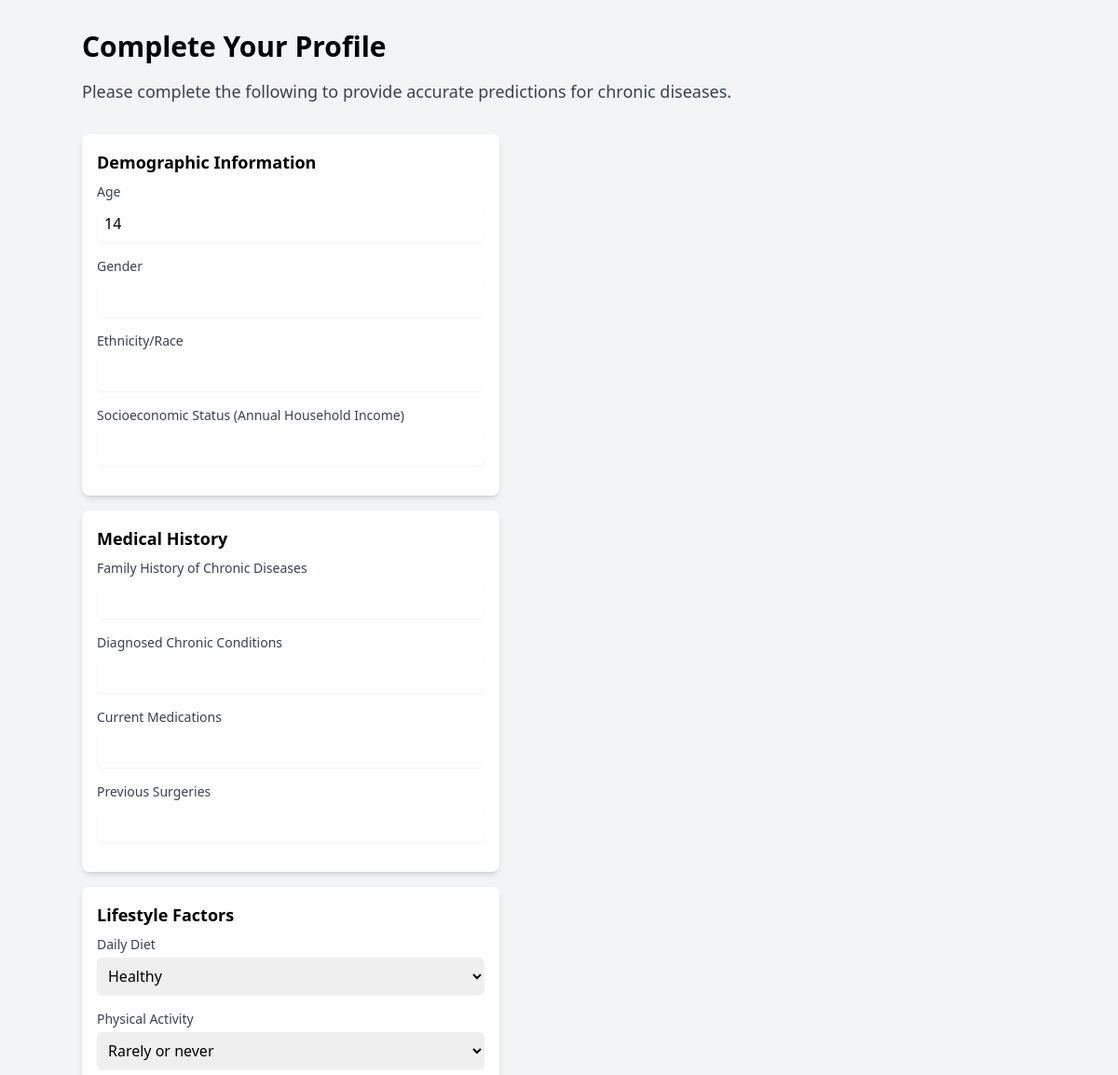
The app's page /users/complete-profile/ (signed in, upper part), older data.
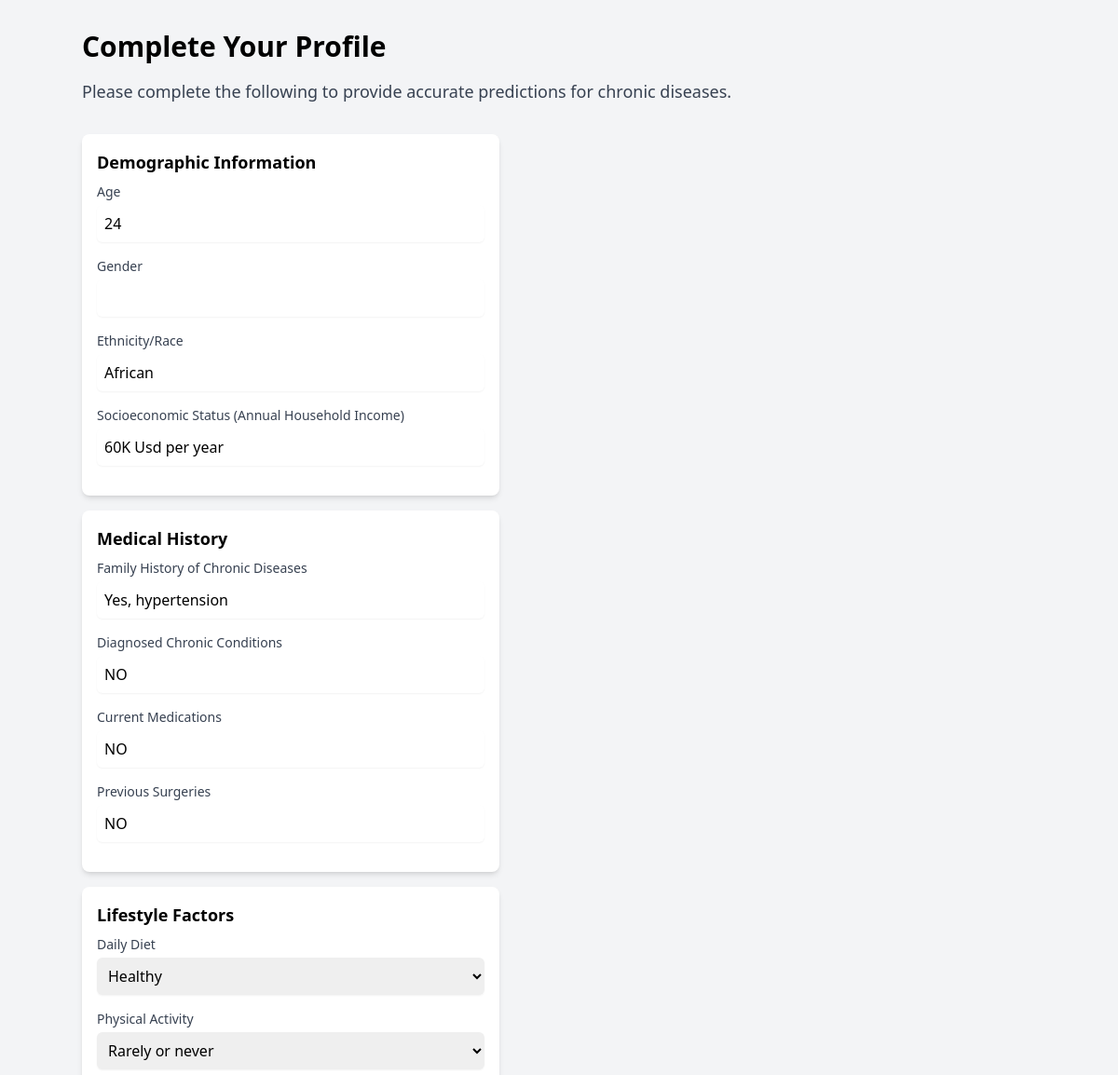
The same page, newer data.
### apps/users/models.py (models this page shows, shortened)
class UserProfile(models.Model):
    user = models.OneToOneField(User, on_delete=models.CASCADE)
    age = models.PositiveIntegerField()
    sex = models.CharField(max_length=10)
    ethnicity_race = models.CharField(max_length=100, blank=True)
    socioeconomic_status = models.CharField(max_length=100, blank=True)
    family_history_chronic_diseases = models.TextField(blank=True)
    diagnosed_chronic_conditions = models.TextField(blank=True)
    medications = models.TextField(blank=True)
    surgeries = models.TextField(blank=True)
    typical_daily_diet = models.CharField(max_length=50, blank=True)
    physical_activity_frequency = models.CharField(max_length=50, blank=True)
    smoking_habits = models.CharField(max_length=100, blank=True)
    alcohol_consumption = models.CharField(max_length=100, blank=True)
    recreational_drug_use = models.CharField(max_length=100, blank=True)
    stress_management_methods = models.CharField(max_length=100, blank=True)
    height = models.DecimalField(max_digits=5, decimal_places=2)
    weight = models.DecimalField(max_digits=5, decimal_places=2)
    blood_pressure = models.CharField(max_length=20, blank=True)
    cholesterol_levels = models.CharField(max_length=20, blank=True)
    blood_glucose_levels = models.CharField(max_length=20, blank=True)
    air_pollution_exposure = models.BooleanField(default=False)
    occupational_hazards = models.BooleanField(default=False)
    clean_drinking_water_access = models.BooleanField(default=True)
    genetic_conditions = models.TextField(blank=True)
    genetic_testing_results = models.TextField(blank=True)
    medical_compliance = models.CharField(max_length=20, blank=True)
    health_literacy = models.CharField(max_length=20, default='Moderate')
    mental_health_diagnosis = models.TextField(blank=True)
    social_support_network = models.TextField(blank=True)
    occupation = models.CharField(max_length=100, blank=True)
    work_stress = models.TextField(blank=True)
    last_checkup = models.DateField(null=True, blank=True)  # Changed default value to null
    cancer_screening = models.TextField(blank=True)
    residential_area = models.CharField(max_length=100, blank=True)
    access_to_healthcare = models.BooleanField(default=True)
    additional_comments = models.TextField(blank=True)

### apps/users/views.py (the view)
# urls.py: path('complete-profile/', views.complete_profile, name='complete_profile'),
@login_required
def complete_profile(request):
    try:
        profile = request.user.userprofile
    except UserProfile.DoesNotExist:
        profile = UserProfile(user=request.user)
    if request.method == 'POST':
        form = ProfileForm(request.POST, instance=profile)
        if form.is_valid():
            profile = form.save()
            return redirect('users:profile')
    else:
        form = ProfileForm(instance=profile)
    return render(request, 'users/complete_profile.html', {'form': form})

### apps/users/forms.py
class ProfileForm(forms.ModelForm):
    class Meta:
        model = UserProfile
        fields = ['age', 'sex', 'ethnicity_race', 'socioeconomic_status', 'family_history_chronic_diseases', 'diagnosed_chronic_conditions', 'medications', 'surgeries', 'typical_daily_diet', 'physical_activity_frequency', 'smoking_habits', 'alcohol_consumption', 'recreational_drug_use', 'stress_management_methods', 'height', 'weight', 'blood_pressure', 'cholesterol_levels', 'blood_glucose_levels', 'air_pollution_exposure', 'occupational_hazards', 'clean_drinking_water_access', 'genetic_conditions', 'genetic_testing_results', 'medical_compliance', 'health_literacy', 'mental_health_diagnosis', 'social_support_network', 'occupation', 'work_stress', 'last_checkup', 'cancer_screening', 'residential_area', 'access_to_healthcare', 'additional_comments']

### apps/users/templates/users/complete_profile.html (shortened to what the changed rows need)
<!DOCTYPE html>
<html lang="en">
<head>
    <script src="https://cdn.tailwindcss.com"></script>
</head>
<body class="bg-gray-100">
    <div class="container mx-auto mt-8">
        <h1 class="text-3xl font-semibold mb-4">Complete Your Profile</h1>
        <form method="post" class="max-w-md" action="{% url 'users:complete_profile' %}">
            <div class="bg-white rounded-lg shadow-md p-4 mb-4">
                <h2 class="text-lg font-semibold mb-2">Demographic Information</h2>
                <div class="mb-4 {% if form.age.errors %}border border-red-500{% endif %}">
                    <label for="id_age" class="block text-sm font-medium text-gray-700">Age</label>
                    <input type="number" id="id_age" name="age" class="mt-1 p-2 block w-full rounded-md border-gray-300 shadow-sm focus:border-indigo-500 focus:ring focus:ring-indigo-200 focus:ring-opacity-50" value="{{ form.age.value }}">
                </div>
                <div class="mb-4 {% if form.ethnicity_race.errors %}border border-red-500{% endif %}">
                    <label for="id_ethnicity" class="block text-sm font-medium text-gray-700">Ethnicity/Race</label>
                    <input type="text" id="id_ethnicity" name="ethnicity_race" class="mt-1 p-2 block w-full rounded-md border-gray-300 shadow-sm focus:border-indigo-500 focus:ring focus:ring-indigo-200 focus:ring-opacity-50" value="{{ form.ethnicity_race.value }}">
                </div>
                <div class="mb-4 {% if form.socioeconomic_status.errors %}border border-red-500{% endif %}">
                    <label for="id_income" class="block text-sm font-medium text-gray-700">Socioeconomic Status (Annual Household Income)</label>
                    <input type="text" id="id_income" name="socioeconomic_status" class="mt-1 p-2 block w-full rounded-md border-gray-300 shadow-sm focus:border-indigo-500 focus:ring focus:ring-indigo-200 focus:ring-opacity-50" value="{{ form.socioeconomic_status.value }}">
                </div>
            </div>
            <div class="bg-white rounded-lg shadow-md p-4 mb-4">
                <h2 class="text-lg font-semibold mb-2">Medical History</h2>
                <div class="mb-4 {% if form.family_history.errors %}border border-red-500{% endif %}">
                    <label for="id_family_history" class="block text-sm font-medium text-gray-700">Family History of Chronic Diseases</label>
                    <input type="text" id="id_family_history" name="family_history_chronic_diseases" class="mt-1 p-2 block w-full rounded-md border-gray-300 shadow-sm focus:border-indigo-500 focus:ring focus:ring-indigo-200 focus:ring-opacity-50" value="{{ form.family_history_chronic_diseases.value }}">
                </div>
                <div class="mb-4 {% if form.diagnosed_conditions.errors %}border border-red-500{% endif %}">
                    <label for="id_diagnosed_conditions" class="block text-sm font-medium text-gray-700">Diagnosed Chronic Conditions</label>
                    <input type="text" id="id_diagnosed_conditions" name="diagnosed_chronic_conditions" class="mt-1 p-2 block w-full rounded-md border-gray-300 shadow-sm focus:border-indigo-500 focus:ring focus:ring-indigo-200 focus:ring-opacity-50" value="{{ form.diagnosed_chronic_conditions.value }}">
                </div>
                <div class="mb-4 {% if form.current_medications.errors %}border border-red-500{% endif %}">
                    <label for="id_current_medications" class="block text-sm font-medium text-gray-700">Current Medications</label>
                    <input type="text" id="id_current_medications" name="medications" class="mt-1 p-2 block w-full rounded-md border-gray-300 shadow-sm focus:border-indigo-500 focus:ring focus:ring-indigo-200 focus:ring-opacity-50" value="{{ form.medications.value }}">
                </div>
                <div class="mb-4 {% if form.previous_surgeries.errors %}border border-red-500{% endif %}">
                    <label for="id_previous_surgeries" class="block text-sm font-medium text-gray-700">Previous Surgeries</label>
                    <input type="text" id="id_surgeries" name="surgeries" class="mt-1 p-2 block w-full rounded-md border-gray-300 shadow-sm focus:border-indigo-500 focus:ring focus:ring-indigo-200 focus:ring-opacity-50" value="{{ form.surgeries.value }}">
                </div>
            </div>
            <div class="bg-white rounded-lg shadow-md p-4 mb-4">
                <h2 class="text-lg font-semibold mb-2">Lifestyle Factors</h2>
            </div>
        </form>
    </div>
</body>
</html>

Row changes from the older to the newer data that the page shows:
now on this page (row edited): UserProfile: ethnicity_race "African", socioeconomic_status "60K Usd per year", family_history_chronic_diseases "Yes, hypertension", diagnosed_chronic_conditions "NO", medications "NO", surgeries "NO"
Text that changed along with them:
form field age: "14" → "24"
